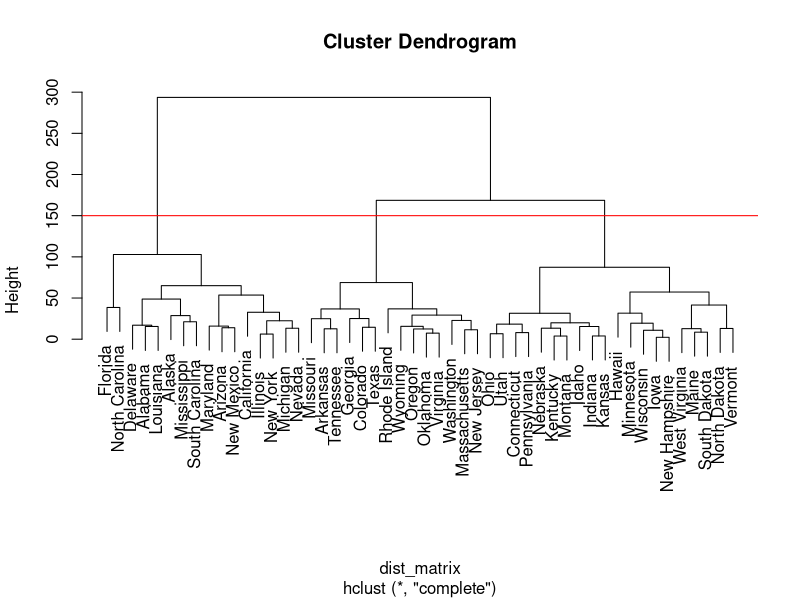
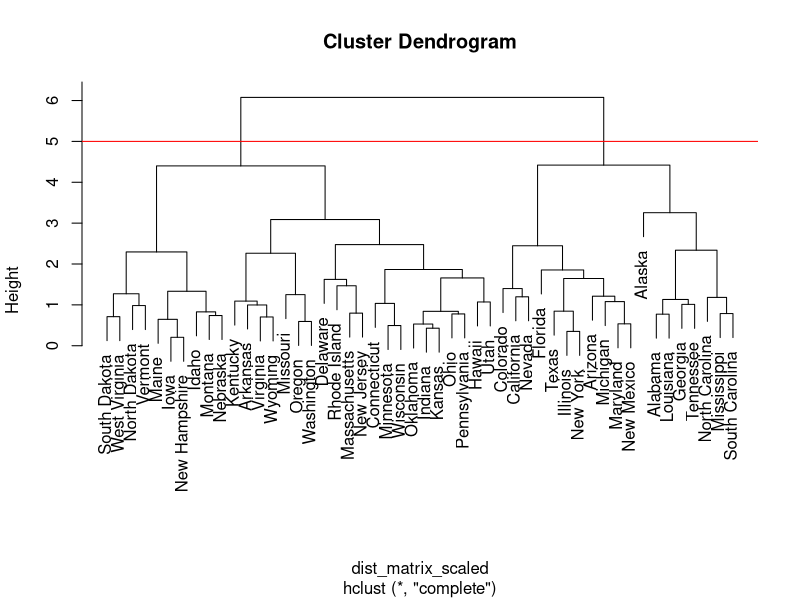

The R script that drew these images, in order:
# define the USArrests as the dataset
ds <- USArrests

# calculate the Euclidian matrix
dist_matrix <- dist(ds)

# PART A - cluster the states using hierarchical clustering w/ complete linkage
hclust.complete <- hclust(dist_matrix, method = "complete")

# PART B - plot the cluster and cut the dendogram that results in three distinct clusters
# here, at height=150, it results in three distinct clusters
plot(hclust.complete)
abline(h = 150, col = "red")

# get the states on each clusters
# States in Cluster-1: Alabama, Alaska, Arizona, California, Delaware, Florida, Illinois, Louisiana, Maryland, Michigan, Mississippi, Nevada, New Mexico, New York, North Carolina, South Carolina
# States in Cluster-2: Arkansas, Colorado, Georgia, Massachusetts, Missouri, New Jersey, Oklahoma, Oregon, Rhode Island, Tennessee, Texas, Virginia, Washington, Wyoming
# States in Cluster-3: Connecticut, Hawaii, Idaho, Indiana, Iowa, Kansas, Kentucy, Maine, Minnesota, Montana, Nebraska, New Hampshire, North Dakota, Ohio, Pennsylvania, South Dakota, Utah, Vermont, West Virginia, Wisconsin
cut.ds <- cutree(hclust.complete, k=max(c(1,2,3)))

# get murder information for each cluster
table(cut.ds, ds$Murder)
# get assault information for each cluster
table(cut.ds, ds$Assault)
# get urban pop information for each cluster
table(cut.ds, ds$UrbanPop)
# get rape information for each cluster
table(cut.ds, ds$Rape)

# PART C - heirarchically cluster the states again, this time by scaling to have a sd=1
# scale the original dataset for all of the features have standard deviation=1
ds.scaled <- scale(ds)
colMeans(ds.scaled)
apply(ds.scaled, 2, sd)

# calculate the Euclidian matrix
dist_matrix_scaled <- dist(ds.scaled)

# cluster the new scaled dataset using hclust complete linkage
hclust.scaled_complete <- hclust(dist_matrix_scaled, method="complete")
plot(hclust.scaled_complete)
abline(h = 5, col = "red")
cutree(hclust.scaled_complete, h=5)
